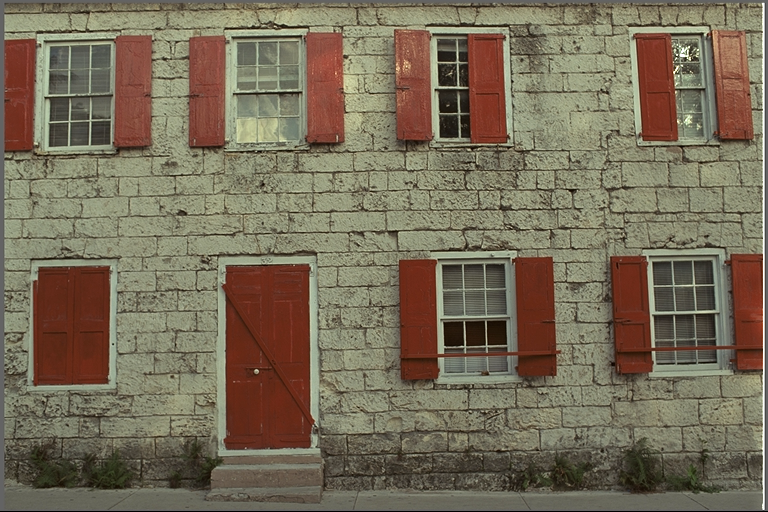
#> input picture dataset/img1.png, 768 x 512 px; its folder holds only this picture in this run
$ python step10_psnr_ssim_dataset.py
#> lines starting #> are read from the running program, lines starting #| are printed output that depends on the picture; long printed decimals are rounded
import cv2
import numpy as np
import math
import os
import matplotlib.pyplot as plt
from skimage.metrics import structural_similarity as ssim

# --------------------------------------------------
# PATHS
# --------------------------------------------------
ORIGINAL_PATH = "dataset"
ENTROPY_PATH  = "results/stego_entropy"
CHAOTIC_PATH  = "results/stego_chaotic"
HYBRID_PATH   = "results/stego_hybrid"

valid_ext = (".png",".jpg",".jpeg",".bmp")

# --------------------------------------------------
# METRIC FUNCTION
# --------------------------------------------------
def compute_metrics(original, stego):

    original = original.astype(np.float64)
    stego = stego.astype(np.float64)

    mse = np.mean((original - stego) ** 2)

    if mse < 1e-10:
        psnr = 100
    else:
        psnr = 10 * math.log10((255 ** 2) / mse)

    ssim_val = ssim(
        original,
        stego,
        channel_axis=2,
        data_range=255
    )

    return mse, psnr, ssim_val


# --------------------------------------------------
# STORE RESULTS
# --------------------------------------------------
mse_entropy, psnr_entropy, ssim_entropy = [], [], []
mse_chaotic, psnr_chaotic, ssim_chaotic = [], [], []
mse_hybrid,  psnr_hybrid,  ssim_hybrid  = [], [], []


# --------------------------------------------------
# PROCESS DATASET
# --------------------------------------------------
for img_name in sorted(os.listdir(ORIGINAL_PATH)):

    if not img_name.lower().endswith(valid_ext):
        continue

    orig_path = os.path.join(ORIGINAL_PATH, img_name)
    e_path    = os.path.join(ENTROPY_PATH, img_name)
    c_path    = os.path.join(CHAOTIC_PATH, img_name)
    h_path    = os.path.join(HYBRID_PATH, img_name)

    if not (os.path.exists(e_path) and os.path.exists(c_path) and os.path.exists(h_path)):
        continue

    orig = cv2.imread(orig_path)
#> orig is the input picture: shape (512, 768, 3); mean B, G, R 88.4, 108.7, 119.8
    e    = cv2.imread(e_path)
    c    = cv2.imread(c_path)
    h    = cv2.imread(h_path)

    orig = cv2.cvtColor(orig, cv2.COLOR_BGR2RGB)
    e    = cv2.cvtColor(e, cv2.COLOR_BGR2RGB)
    c    = cv2.cvtColor(c, cv2.COLOR_BGR2RGB)
    h    = cv2.cvtColor(h, cv2.COLOR_BGR2RGB)

    # ensure same size
    if orig.shape != e.shape:
        e = cv2.resize(e,(orig.shape[1],orig.shape[0]))
    if orig.shape != c.shape:
        c = cv2.resize(c,(orig.shape[1],orig.shape[0]))
    if orig.shape != h.shape:
        h = cv2.resize(h,(orig.shape[1],orig.shape[0]))

    mse, psnr, ssim_v = compute_metrics(orig, e)
#> in compute_metrics, `mse = np.mean((original - stego) ** 2)`: mse = 0
#> in compute_metrics, `ssim_val = ssim( original, stego, channel_axis=2, data_range=255 )`: ssim_val = 1
#> mse = 0; psnr = 100; ssim_v = 1
    mse_entropy.append(mse)
    psnr_entropy.append(psnr)
    ssim_entropy.append(ssim_v)

    mse, psnr, ssim_v = compute_metrics(orig, c)
    mse_chaotic.append(mse)
    psnr_chaotic.append(psnr)
    ssim_chaotic.append(ssim_v)

    mse, psnr, ssim_v = compute_metrics(orig, h)
    mse_hybrid.append(mse)
    psnr_hybrid.append(psnr)
    ssim_hybrid.append(ssim_v)


# --------------------------------------------------
# AVERAGES
# --------------------------------------------------
avg = lambda x: float(np.mean(x))

avg_mse  = [avg(mse_entropy), avg(mse_chaotic), avg(mse_hybrid)]
#> avg_mse = [0, 0, 0]
avg_psnr = [avg(psnr_entropy), avg(psnr_chaotic), avg(psnr_hybrid)]
#> avg_psnr = [100, 100, 100]
avg_ssim = [avg(ssim_entropy), avg(ssim_chaotic), avg(ssim_hybrid)]
#> avg_ssim = [1, 1, 1]

methods = ["Entropy","Chaotic","Hybrid (Proposed)"]


# --------------------------------------------------
# PRINT RESULTS (HIGH PRECISION)
# --------------------------------------------------
print("\n📊 DATASET AVERAGE RESULTS\n")

for i,m in enumerate(methods):
    print(m)
    print(f"  MSE  : {avg_mse[i]:.8e}")
    print(f"  PSNR : {avg_psnr[i]:.4f} dB")
    print(f"  SSIM : {avg_ssim[i]:.10f}")
    print("-"*40)
#> this loop made 3 passes
#|   MSE  : 0.00000000e+00
#|   PSNR : 100.0000 dB
#|   SSIM : 1.000
#|   MSE  : 0.00000000e+00
#|   PSNR : 100.0000 dB
#|   SSIM : 1.000
#|   MSE  : 0.00000000e+00
#|   PSNR : 100.0000 dB
#|   SSIM : 1.000


# --------------------------------------------------
# GRAPH PLOT
# --------------------------------------------------
plt.figure(figsize=(14,4))

# PSNR
plt.subplot(1,3,1)
plt.bar(methods, avg_psnr, color=['#4CAF50','#2196F3','#FF9800'])
plt.title("PSNR Comparison")
plt.ylabel("PSNR (dB)")
plt.grid(axis='y', linestyle='--', alpha=0.5)

# MSE
plt.subplot(1,3,2)
plt.bar(methods, avg_mse, color=['#4CAF50','#2196F3','#FF9800'])
plt.title("MSE Comparison")
plt.ylabel("MSE")
plt.yscale('log')
plt.grid(axis='y', linestyle='--', alpha=0.5)

# SSIM (zoomed)
plt.subplot(1,3,3)
plt.bar(methods, avg_ssim, color=['#4CAF50','#2196F3','#FF9800'])
plt.title("SSIM Comparison")
plt.ylabel("SSIM")
plt.ylim(0.9999,1.0)
plt.grid(axis='y', linestyle='--', alpha=0.5)

plt.suptitle("Image Quality Comparison of Steganography Methods", fontsize=14)

plt.tight_layout()

# save figure for paper
plt.savefig("results/quality_comparison.png", dpi=300)
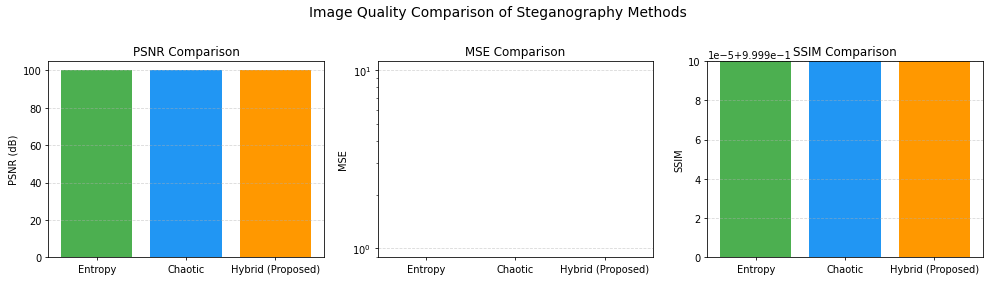
#> figure drawn by matplotlib, 3 panels

plt.show()

# [39 lines of commented-out code are left out]
